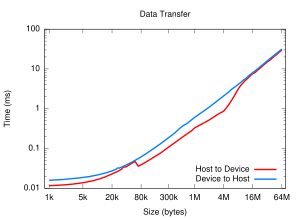

Reproduce this figure in gnuplot.
# vim: filetype=gnuplot

set title "Data Transfer"

set terminal pdf size 3,2.2
set output "time.pdf"

set key on
set key bottom

set xlabel "Size (bytes)"
set logscale x
set xrange [820:80530637]

set xtics ("1k" 1024, "5k" 5*1024, "20k" 20*1024, "80k" 80*1024,        \
           "300k" 300*1024, "1M" 1024*1024, "4M" 4*1024*1024,           \
           "16M" 16*1024*1024, "64M" 64*1024*1024 )

set ylabel "Time (ms)"
set logscale y

plot    'bandwidth.dat' using ($1):($2)                                 \
                title "Host to Device"  ls 1  lw 4 with lines,          \
        'bandwidth.dat' using ($1):($3)                                 \
                title "Device to Host"  ls 3  lw 4 with lines
